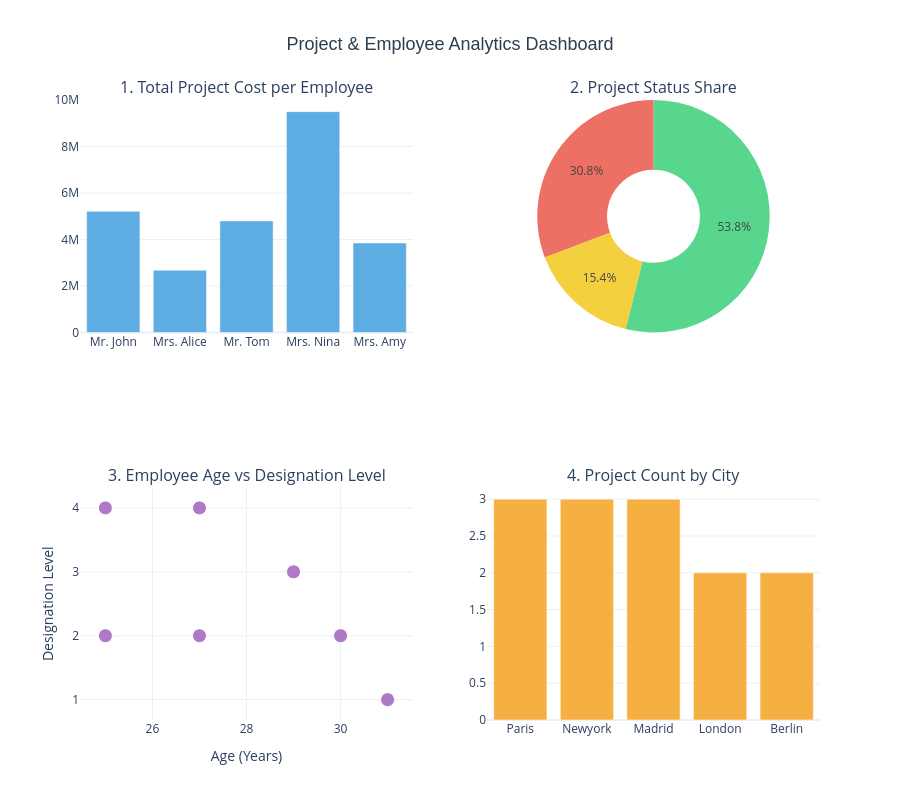

The notebook cell this image was saved under:
### Markdown cell above
# Task 10 : Filtering Cities

### Code cell
# --- PART A: TASK 10 OUTPUT ---

print("--- CITIES WITH LETTER 'O' ---")


# Filtering regional entries using regular sub-string queries
city_filter_df = Final[Final['City'].str.contains('o', case=False)]
print(city_filter_df[['ID', 'First Name', 'LastName', 'City']])
print("\n" + "="*50 + "\n")



# Creating a 2x2 grid layout for interactive plots
fig = make_subplots(
    rows=2, cols=2,
    subplot_titles=(
        "1. Total Project Cost per Employee", 
        "2. Project Status Share", 
        "3. Employee Age vs Designation Level", 
        "4. Project Count by City"
    ),
    specs=[[{"type": "bar"}, {"type": "pie"}],
           [{"type": "scatter"}, {"type": "bar"}]]
)

# 1. TOP-LEFT: Bar Chart (Total Cost)
fig.add_trace(
    go.Bar(
        x=TotalProjCost['First Name'],
        y=TotalProjCost['Total cost'],
        name="Total Cost",
        marker_color='#5dade2',
        hovertemplate="Employee: %{x}<br>Total Cost: %{y}<extra></extra>" # Custom hover text
    ),
    row=1, col=1
)

# 2. TOP-RIGHT: Donut Pie Chart (Project Status)
status_counts = Final['Status'].value_counts()
fig.add_trace(
    go.Pie(
        labels=status_counts.index,
        values=status_counts.values,
        hole=0.4,
        name="Status Share",
        marker=dict(colors=['#58d68d', '#ec7063', '#f4d03f']),
        hovertemplate="Status: %{label}<br>Percentage: %{percent}<extra></extra>" # Custom hover text
    ),
    row=1, col=2
)

# 3. BOTTOM-LEFT: Scatter Plot (Age vs Designation with HOVER)
# Adding custom text list for detailed hover popups
hover_text = [
    f"Name: {row['First Name']} {row['LastName']}<br>Age: {row['Age']}<br>Level: {row['Designation Level']}<br>Status: {row['Status']}"
    for idx, row in Final.iterrows()
]

fig.add_trace(
    go.Scatter(
        x=Final['Age'],
        y=Final['Designation Level'],
        mode='markers',
        marker=dict(size=14, color='#af7ac5', line=dict(width=1, color='White')),
        text=hover_text, # Binding the details to hover text
        hoverinfo='text', # Telling plotly to show our custom text on hover
        name="Employee Profile"
    ),
    row=2, col=1
)

# 4. BOTTOM-RIGHT: Count Plot (Projects per City)
city_counts = Final['City'].value_counts()
fig.add_trace(
    go.Bar(
        x=city_counts.index,
        y=city_counts.values,
        name="City Projects",
        marker_color='#f5b041',
        hovertemplate="City: %{x}<br>Projects: %{y}<extra></extra>" # Custom hover text
    ),
    row=2, col=2
)

# DASHBOARD STYLE & SIMPLE TITLE ---
fig.update_layout(
    title_text="Project & Employee Analytics Dashboard", # Simple and neat dashboard title
    title_font=dict(size=18, family="Arial", color="#2c3e50"),
    title_x=0.5, # Center alignment for title
    showlegend=False,
    height=800,
    template="plotly_white" # Clean background theme
)

# Setting specific axis labels for scatter plot
fig.update_xaxes(title_text="Age (Years)", row=2, col=1)
fig.update_yaxes(title_text="Designation Level", row=2, col=1)

# Rendering the live interactive dashboard
fig.show()

### Figure 1 — Plotly figure (JSON) as saved in the notebook; plotly's stock layout.template omitted (floating-point values rounded to 4 significant figures)
{"data": [{"hovertemplate": "Employee: %{x}<br>Total Cost: %{y}<extra></extra>", "marker": {"color": "#5dade2"}, "name": "Total Cost", "type": "bar", "x": ["Mr. John", "Mrs. Alice", "Mr. Tom", "Mrs. Nina", "Mrs. Amy"], "xaxis": "x", "y": [5212000.0, 2680000.0, 4800000.0, 9500000.0, 3850000.0], "yaxis": "y"}, {"domain": {"x": [0.55, 1], "y": [0.625, 1]}, "hole": 0.4, "hovertemplate": "Status: %{label}<br>Percentage: %{percent}<extra></extra>", "labels": ["Finished", "Ongoing", "Failed"], "marker": {"colors": ["#58d68d", "#ec7063", "#f4d03f"]}, "name": "Status Share", "type": "pie", "values": [7, 4, 2]}, {"hoverinfo": "text", "marker": {"color": "#af7ac5", "line": {"color": "White", "width": 1}, "size": 14}, "mode": "markers", "name": "Employee Profile", "text": ["Name: Mr. John Alter<br>Age: 25<br>Level: 2<br>Status: Finished", "Name: Mr. John Alter<br>Age: 25<br>Level: 2<br>Status: Ongoing", "Name: Mr. John Alter<br>Age: 25<br>Level: 4<br>Status: Failed", "Name: Mrs. Alice Luxumberg<br>Age: 27<br>Level: 2<br>Status: Ongoing", "Name: Mrs. Alice Luxumberg<br>Age: 27<br>Level: 4<br>Status: Failed", "Name: Mr. Tom Sabestine<br>Age: 29<br>Level: 3<br>Status: Finished", "Name: Mr. Tom Sabestine<br>Age: 29<br>Level: 3<br>Status: Finished", "Name: Mrs. Nina Adgra<br>Age: 31<br>Level: 1<br>Status: Ongoing", "Name: Mrs. Nina Adgra<br>Age: 31<br>Level: 1<br>Status: Ongoing", "Name: Mrs. Nina Adgra<br>Age: 31<br>Level: 1<br>Status: Finished", "Name: Mrs. Amy Johny<br>Age: 30<br>Level: 2<br>Status: Finished", "Name: Mrs. Amy Johny<br>Age: 30<br>Level: 2<br>Status: Finished", "Name: Mrs. Amy Johny<br>Age: 30<br>Level: 2<br>Status: Finished"], "type": "scatter", "x": [25, 25, 25, 27, 27, 29, 29, 31, 31, 31, 30, 30, 30], "xaxis": "x2", "y": [2, 2, 4, 2, 4, 3, 3, 1, 1, 1, 2, 2, 2], "yaxis": "y2"}, {"hovertemplate": "City: %{x}<br>Projects: %{y}<extra></extra>", "marker": {"color": "#f5b041"}, "name": "City Projects", "type": "bar", "x": ["Paris", "Newyork", "Madrid", "London", "Berlin"], "xaxis": "x3", "y": [3, 3, 3, 2, 2], "yaxis": "y3"}], "layout": {"annotations": [{"font": {"size": 16}, "showarrow": false, "text": "1. Total Project Cost per Employee", "x": 0.225, "xanchor": "center", "xref": "paper", "y": 1, "yanchor": "bottom", "yref": "paper"}, {"font": {"size": 16}, "showarrow": false, "text": "2. Project Status Share", "x": 0.775, "xanchor": "center", "xref": "paper", "y": 1, "yanchor": "bottom", "yref": "paper"}, {"font": {"size": 16}, "showarrow": false, "text": "3. Employee Age vs Designation Level", "x": 0.225, "xanchor": "center", "xref": "paper", "y": 0.375, "yanchor": "bottom", "yref": "paper"}, {"font": {"size": 16}, "showarrow": false, "text": "4. Project Count by City", "x": 0.775, "xanchor": "center", "xref": "paper", "y": 0.375, "yanchor": "bottom", "yref": "paper"}], "height": 800, "showlegend": false, "title": {"font": {"color": "#2c3e50", "family": "Arial", "size": 18}, "text": "Project & Employee Analytics Dashboard", "x": 0.5}, "xaxis": {"anchor": "y", "domain": [0, 0.45]}, "xaxis2": {"anchor": "y2", "domain": [0, 0.45], "title": {"text": "Age (Years)"}}, "xaxis3": {"anchor": "y3", "domain": [0.55, 1]}, "yaxis": {"anchor": "x", "domain": [0.625, 1]}, "yaxis2": {"anchor": "x2", "domain": [0, 0.375], "title": {"text": "Designation Level"}}, "yaxis3": {"anchor": "x3", "domain": [0, 0.375]}}}
